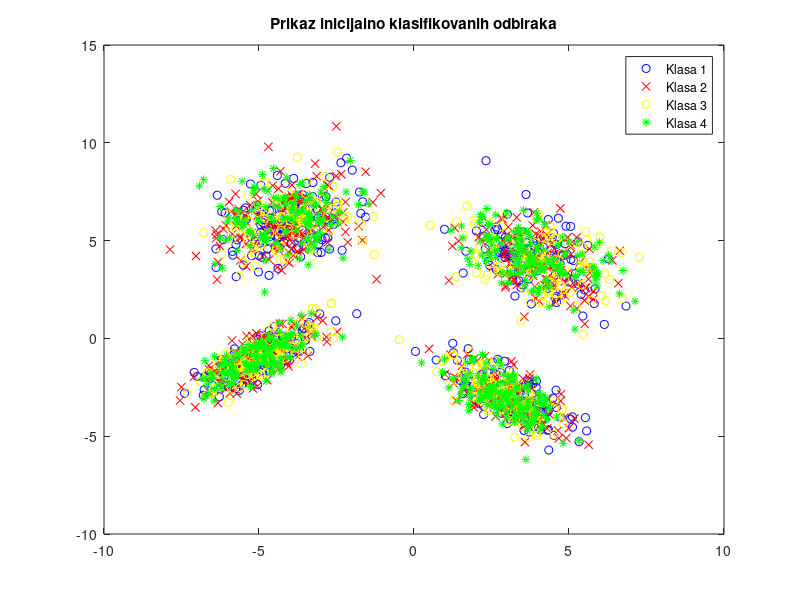

This figure's MATLAB source: (Note: this script raises an error after producing the figure.)
%% Generisanje po 500 odbiraka Gausovki raspodeljenih iz 4 klase

clear all; close all; clc;

M1=[4;4]; S1=[1.5 -0.5; -0.5 1.5];
M2=[-5;-1]; S2=[0.9 0.7; 0.7 0.9];
M3=[-4;6]; S3=[1.5 0.5; 0.5 1.5];
M4=[3;-3]; S4=[1 -0.7; -0.7 1];

[Fi1,L1]=eig(S1); T1=Fi1*L1^0.5;
[Fi2,L2]=eig(S2); T2=Fi2*L2^0.5;
[Fi3,L3]=eig(S3); T3=Fi3*L3^0.5;
[Fi4,L4]=eig(S4); T4=Fi4*L4^0.5;

N=500;

X1=T1*randn(2,N)+M1*ones(1,N);
X2=T2*randn(2,N)+M2*ones(1,N);
X3=T3*randn(2,N)+M3*ones(1,N);
X4=T4*randn(2,N)+M4*ones(1,N);

figure(1);
plot(X1(1,:),X1(2,:),'ro');
axis equal; hold on;
plot(X2(1,:),X2(2,:),'bx'); 
plot(X3(1,:),X3(2,:),'go');
plot(X4(1,:),X4(2,:),'y*'); hold off;
legend('Klasa 1', 'Klasa 2','Klasa 3','Klasa 4');
xlabel('X1');
ylabel('X2');
title('4 dvodimenzionalne klase Gausovski raspodeljene');

%%
Z=[X1 X2 X3 X4];
clear X1 X2 X3 X4
z=rand(4*N,1);
X1=[];
X2=[];
X3=[];
X4=[];
for i=1:4*N
    if z(i)<0.25
        X1=[X1 Z(:,i)];
    elseif z(i)<0.5
        X2=[X2 Z(:,i)];
    elseif z(i)<0.75
        X3=[X3 Z(:,i)];
    else
        X4=[X4 Z(:,i)];
    end
end
plot(X1(1,:),X1(2,:),'bo'); hold on;
plot(X2(1,:),X2(2,:),'rx'); 
plot(X3(1,:),X3(2,:),'yo');
plot(X4(1,:),X4(2,:),'g*'); hold off;
legend('Klasa 1', 'Klasa 2','Klasa 3','Klasa 4');
title('Prikaz inicijalno klasifikovanih odbiraka');
M1=mean(X1,2);
M2=mean(X2,2);
M3=mean(X3,2);
M4=mean(X4,2);
lmax=100; %maksimalan broj iteracija
l=1;
a=0; %ima reklasterizacije

%%
while (l<lmax) && (a==0)
    X11=[]; X21=[]; X31=[]; X41=[];
    a=1;
    for i=1:max(size(X1))
        d1=((X1(:,i)-M1)'*(X1(:,i)-M1))^0.5;
        d2=((X1(:,i)-M2)'*(X1(:,i)-M2))^0.5;
        d3=((X1(:,i)-M3)'*(X1(:,i)-M3))^0.5;
        d4=((X1(:,i)-M4)'*(X1(:,i)-M4))^0.5;
        mind=min([d1,d2,d3,d4]);
        if(mind==d1)
            X11=[X11 X1(:,i)];
        elseif (mind==d2)
            X21=[X21 X1(:,i)];
            a=0;
        elseif (mind==d3)
            X31=[X31 X1(:,i)];
            a=0;
        else
            X41=[X41 X1(:,i)];
            a=0;
        end
    end
    for i=1:max(size(X2))
        d1=((X2(:,i)-M1)'*(X2(:,i)-M1))^0.5;
        d2=((X2(:,i)-M2)'*(X2(:,i)-M2))^0.5;
        d3=((X2(:,i)-M3)'*(X2(:,i)-M3))^0.5;
        d4=((X2(:,i)-M4)'*(X2(:,i)-M4))^0.5;
        mind=min([d1,d2,d3,d4]);
        if(mind==d1)
            X11=[X11 X2(:,i)];
            a=0;
        elseif (mind==d2)
            X21=[X21 X2(:,i)];
        elseif (mind==d3)
            X31=[X31 X2(:,i)];
            a=0;
        else
            X41=[X41 X2(:,i)];
            a=0;
        end
    end
    for i=1:max(size(X3))
        d1=((X3(:,i)-M1)'*(X3(:,i)-M1))^0.5;
        d2=((X3(:,i)-M2)'*(X3(:,i)-M2))^0.5;
        d3=((X3(:,i)-M3)'*(X3(:,i)-M3))^0.5;
        d4=((X3(:,i)-M4)'*(X3(:,i)-M4))^0.5;
        mind=min([d1,d2,d3,d4]);
        if(mind==d1)
            X11=[X11 X3(:,i)];
            a=0;
        elseif (mind==d2)
            X21=[X21 X3(:,i)];
            a=0;
        elseif (mind==d3)
            X31=[X31 X3(:,i)];
        else
            X41=[X41 X3(:,i)];
            a=0;
        end
    end
    for i=1:max(size(X4))
        d1=((X4(:,i)-M1)'*(X4(:,i)-M1))^0.5;
        d2=((X4(:,i)-M2)'*(X4(:,i)-M2))^0.5;
        d3=((X4(:,i)-M3)'*(X4(:,i)-M3))^0.5;
        d4=((X4(:,i)-M4)'*(X4(:,i)-M4))^0.5;
        mind=min([d1,d2,d3,d4]);
        if(mind==d1)
            X11=[X11 X4(:,i)];
            a=0;
        elseif (mind==d2)
            X21=[X21 X4(:,i)];
            a=0;
        elseif (mind==d3)
            X31=[X31 X4(:,i)];
            a=0;
        else
            X41=[X41 X4(:,i)];           
        end
    end    
    X1=X11; X2=X21; X3=X31; X4=X41;
    clear X11 X21 X31 X41;
    M1=mean(X1,2); M2=mean(X2,2);
    M3=mean(X3,2); M4=mean(X4,2);
    l=l+1;    
end
figure(2);
plot(X1(1,:),X1(2,:),'bo'); hold on;
plot(X2(1,:),X2(2,:),'rx'); 
plot(X3(1,:),X3(2,:),'yo');
plot(X4(1,:),X4(2,:),'g*'); hold off;
legend('Klasa 1', 'Klasa 2','Klasa 3','Klasa 4');
title('Prikaz krajnje klasifikovanih odbiraka');

%% u slucaju da ne znamo broj klasa pr. 2

clear X1 X2 X3 X4
z=rand(4*N,1);
X1=[];
X2=[];
for i=1:4*N
    if z(i)<0.5
        X1=[X1 Z(:,i)];
    else
        X2=[X2 Z(:,i)];
    end
end
figure(1);
plot(X1(1,:),X1(2,:),'bo'); hold on;
plot(X2(1,:),X2(2,:),'rx');  hold off;
legend('Klasa 1', 'Klasa 2');
title('Prikaz inicijalno klasifikovanih odbiraka');
M1=mean(X1,2);
M2=mean(X2,2);
lmax=100; %maksimalan broj iteracija
l=1;
a=0; %ima reklasterizacije

%%
while (l<lmax) && (a==0)
    X11=[]; X21=[];
    a=1;
    for i=1:max(size(X1))
        d1=((X1(:,i)-M1)'*(X1(:,i)-M1))^0.5;
        d2=((X1(:,i)-M2)'*(X1(:,i)-M2))^0.5;
        mind=min([d1,d2]);
        if(mind==d1)
            X11=[X11 X1(:,i)];
        else
            X21=[X21 X1(:,i)];
            a=0;
        end
    end
    for i=1:max(size(X2))
        d1=((X2(:,i)-M1)'*(X2(:,i)-M1))^0.5;
        d2=((X2(:,i)-M2)'*(X2(:,i)-M2))^0.5;
        mind=min([d1,d2]);
        if(mind==d1)
            X11=[X11 X2(:,i)];
            a=0;
        else
            X21=[X21 X2(:,i)];        
        end
    end    
    X1=X11; X2=X21;
    clear X11 X21
    M1=mean(X1,2); M2=mean(X2,2);
    l=l+1;
end
figure(3);
plot(X1(1,:),X1(2,:),'bo'); hold on;
plot(X2(1,:),X2(2,:),'rx');  hold off;
legend('Klasa 1', 'Klasa 2');  
title('Prikaz krajnje klasifikovanih odbiraka');

%% pr. 5
clear X1 X2 X3 X4
z=rand(4*N,1);
X1=[];
X2=[];
X3=[];
X4=[];
X5=[];
for i=1:4*N
    if z(i)<1/5
        X1=[X1 Z(:,i)];
    elseif z(i)<2/5
        X2=[X2 Z(:,i)];
    elseif z(i)<3/5
        X3=[X3 Z(:,i)];
    elseif z(i)<4/5
        X4=[X4 Z(:,i)];
    else 
        X5=[X5 Z(:,i)];
    end
end
figure(1);
plot(X1(1,:),X1(2,:),'bo'); hold on;
plot(X2(1,:),X2(2,:),'rx'); 
plot(X3(1,:),X3(2,:),'yo');
plot(X4(1,:),X4(2,:),'g*'); 
plot(X5(1,:),X5(2,:),'ro'); hold off;
legend('Klasa 1', 'Klasa 2','Klasa 3','Klasa 4','Klasa 5');
title('Prikaz inicijalno klasifikovanih odbiraka');
M1=mean(X1,2);
M2=mean(X2,2);
M3=mean(X3,2);
M4=mean(X4,2);
M5=mean(X5,2);
lmax=100; %maksimalan broj iteracija
l=1;
a=0; %ima reklasterizacije

%% 
while (l<lmax) && (a==0)
    X11=[]; X21=[]; X31=[]; X41=[]; X51=[];
    a=1;
    for i=1:max(size(X1))
        d1=((X1(:,i)-M1)'*(X1(:,i)-M1))^0.5;
        d2=((X1(:,i)-M2)'*(X1(:,i)-M2))^0.5;
        d3=((X1(:,i)-M3)'*(X1(:,i)-M3))^0.5;
        d4=((X1(:,i)-M4)'*(X1(:,i)-M4))^0.5;       
        d5=((X1(:,i)-M5)'*(X1(:,i)-M5))^0.5;
        mind=min([d1,d2,d3,d4,d5]);
        if(mind==d1)
            X11=[X11 X1(:,i)];
        elseif (mind==d2)
            X21=[X21 X1(:,i)];
            a=0;
        elseif (mind==d3)
            X31=[X31 X1(:,i)];
            a=0;
        elseif (mind==d4)
            X41=[X41 X1(:,i)];
            a=0;
        else 
            X51=[X51 X1(:,i)];
            a=0;
        end
    end
    for i=1:max(size(X2))
        d1=((X2(:,i)-M1)'*(X2(:,i)-M1))^0.5;
        d2=((X2(:,i)-M2)'*(X2(:,i)-M2))^0.5;
        d3=((X2(:,i)-M3)'*(X2(:,i)-M3))^0.5;
        d4=((X2(:,i)-M4)'*(X2(:,i)-M4))^0.5;
        d5=((X2(:,i)-M5)'*(X2(:,i)-M5))^0.5;
        mind=min([d1,d2,d3,d4,d5]);
        if(mind==d1)
            X11=[X11 X2(:,i)];
            a=0;
        elseif (mind==d2)
            X21=[X21 X2(:,i)];
        elseif (mind==d3)
            X31=[X31 X2(:,i)];
            a=0;
        elseif (mind==d4)
            X41=[X41 X2(:,i)];
            a=0;
        else 
            X51=[X51 X2(:,i)];
            a=0;
        end
    end
    for i=1:max(size(X3))
        d1=((X3(:,i)-M1)'*(X3(:,i)-M1))^0.5;
        d2=((X3(:,i)-M2)'*(X3(:,i)-M2))^0.5;
        d3=((X3(:,i)-M3)'*(X3(:,i)-M3))^0.5;
        d4=((X3(:,i)-M4)'*(X3(:,i)-M4))^0.5;
        d5=((X3(:,i)-M5)'*(X3(:,i)-M5))^0.5;
        mind=min([d1,d2,d3,d4,d5]);
        if(mind==d1)
            X11=[X11 X3(:,i)];
            a=0;
        elseif (mind==d2)
            X21=[X21 X3(:,i)];
            a=0;
        elseif (mind==d3)
            X31=[X31 X3(:,i)];
        elseif (mind==d4)
            X41=[X41 X3(:,i)];
            a=0;
        else
            X51=[X51 X3(:,i)];
            a=0;
        end
    end
    for i=1:max(size(X4))
        d1=((X4(:,i)-M1)'*(X4(:,i)-M1))^0.5;
        d2=((X4(:,i)-M2)'*(X4(:,i)-M2))^0.5;
        d3=((X4(:,i)-M3)'*(X4(:,i)-M3))^0.5;
        d4=((X4(:,i)-M4)'*(X4(:,i)-M4))^0.5;
        d5=((X4(:,i)-M5)'*(X4(:,i)-M5))^0.5;
        mind=min([d1,d2,d3,d4,d5]);
        if(mind==d1)
            X11=[X11 X4(:,i)];
            a=0;
        elseif (mind==d2)
            X21=[X21 X4(:,i)];
            a=0;
        elseif (mind==d3)
            X31=[X31 X4(:,i)];
            a=0;
        elseif (mind==d4)
            X41=[X41 X4(:,i)];  
        else
            X51=[X51 X4(:,i)];
            a=0;
        end
    end    
    for i=1:max(size(X5))
        d1=((X5(:,i)-M1)'*(X5(:,i)-M1))^0.5;
        d2=((X5(:,i)-M2)'*(X5(:,i)-M2))^0.5;
        d3=((X5(:,i)-M3)'*(X5(:,i)-M3))^0.5;
        d4=((X5(:,i)-M4)'*(X5(:,i)-M4))^0.5;
        d5=((X5(:,i)-M5)'*(X5(:,i)-M5))^0.5;
        mind=min([d1,d2,d3,d4,d5]);
        if(mind==d1)
            X11=[X11 X5(:,i)];
            a=0;
        elseif (mind==d2)
            X21=[X21 X5(:,i)];
            a=0;
        elseif (mind==d3)
            X31=[X31 X5(:,i)];
            a=0;
        elseif (mind==d4)
            X41=[X41 X5(:,i)];  
            a=0;
        else
            X51=[X51 X5(:,i)];           
        end
    end    
    X1=X11; X2=X21; X3=X31; X4=X41; X5=X51;
    clear X11 X21 X31 X41 X51;
    M1=mean(X1,2); M2=mean(X2,2);
    M3=mean(X3,2); M4=mean(X4,2);
    M5=mean(X5,2);
    l=l+1;    
end
figure(4);
plot(X1(1,:),X1(2,:),'bo'); hold on;
plot(X2(1,:),X2(2,:),'rx'); 
plot(X3(1,:),X3(2,:),'yo');
plot(X4(1,:),X4(2,:),'g*');
plot(X5(1,:),X5(2,:),'ko');hold off;
legend('Klasa 1', 'Klasa 2','Klasa 3','Klasa 4','Klasa 5');
title('Prikaz krajnje klasifikovanih odbiraka');
    
%% 2. zadatak

clear all; close all; clc;

%PRVA KLASA

N=500;
M1=[6;6];
R1=2;
Tetax=rand(1,N)*2*pi;
Rx=rand(1,N)*R1;
X1=[Rx.*cos(Tetax);Rx.*sin(Tetax)]+M1*ones(1,N);

%DRUGA KLASA

M2=[6;6];
R2=4.5; d=2;
Tetay=rand(1,N)*2*pi;
Ry=rand(1,N)*d+R2;
X2=[Ry.*cos(Tetay);Ry.*sin(Tetay)]+M2*ones(1,N);
figure(5); plot(X1(1,:),X1(2,:),'bo');
hold on;
plot(X2(1,:),X2(2,:),'rv'); hold on;
legend('Klasa 1','Klasa 2');

%%
Z=[X1 X2];
clear X1 X2 
z=rand(2*N,1);
X1=[];
X2=[];
for i=1:2*N
    if z(i)<0.5
        X1=[X1 Z(:,i)];
    else
        X2=[X2 Z(:,i)];
    end
end
figure(6);
plot(X1(1,:),X1(2,:),'bo'); hold on;
plot(X2(1,:),X2(2,:),'rx');  hold off;
legend('Klasa 1', 'Klasa 2');
title('Prikaz inicijalno klasifikovanih odbiraka');

%%
l=1;
lmax=100;
a=0;

while (l<lmax) && (a==0)
   X11=[]; X21=[]; 
   a=1;
   P1=size(X1,2)/(2*N);
   P2=size(X2,2)/(2*N);
   M1=mean(X1,2);
   M2=mean(X2,2);
   S1=cov(X1');
   S2=cov(X2');
   
   for i=1:max(size(X1))
       d1=0.5*(X1(:,i)-M1)'*inv(S1)*(X1(:,i)-M1)+0.5*log(det(S1)/P1);
       d2=0.5*(X1(:,i)-M2)'*inv(S2)*(X1(:,i)-M2)+0.5*log(det(S2)/P2);
       if d1>d2
           X21=[X21 X1(:,i)];
           a=0;
       else
           X11=[X11 X1(:,i)];
       end
   end
   
   for i=1:max(size(X2))
       d1=0.5*(X2(:,i)-M1)'*inv(S1)*(X2(:,i)-M1)+0.5*log(det(S1)/P1);
       d2=0.5*(X2(:,i)-M2)'*inv(S2)*(X2(:,i)-M2)+0.5*log(det(S2)/P2);
       if d1>d2
           X21=[X21 X2(:,i)];
       else
           X11=[X11 X2(:,i)];
           a=0;
       end
   end   
   l=l+1;
   X1=X11; X2=X21;
   clear X11 X21;
   figure(7);
   plot(X1(1,:),X1(2,:),'bo'); hold on;
   plot(X2(1,:),X2(2,:),'rx'); hold off;
   legend('Klasa 1', 'Klasa 2');
   title('Prikaz krajnje klasifikovanih odbiraka');
end

%%
Z=[X1 X2];
clear X1 X2 
z=rand(2*N,1);
X1=[];
X2=[];
X3=[];
for i=1:2*N
    if z(i)<1/3
        X1=[X1 Z(:,i)];
    elseif z(i)<2/3
        X2=[X2 Z(:,i)];
    else
        X3=[X3 Z(:,i)];
    end
end
figure(6);
plot(X1(1,:),X1(2,:),'bo'); hold on;
plot(X2(1,:),X2(2,:),'rx');  
plot(X3(1,:),X3(2,:),'y*'); hold off;
legend('Klasa 1', 'Klasa 2','Klasa 3');
title('Prikaz inicijalno klasifikovanih odbiraka');

%%
l=1;
lmax=100;
a=0;

while (l<lmax) && (a==0)
   X11=[]; X21=[]; X31=[];
   a=1;
   P1=size(X1,2)/(2*N);
   P2=size(X2,2)/(2*N);
   P3=size(X3,2)/(2*N);
   M1=mean(X1,2);
   M2=mean(X2,2);
   M3=mean(X3,2);
   S1=cov(X1');
   S2=cov(X2');
   S3=cov(X3');
   
   for i=1:max(size(X1))
       d1=0.5*(X1(:,i)-M1)'*inv(S1)*(X1(:,i)-M1)+0.5*log(det(S1)/P1);
       d2=0.5*(X1(:,i)-M2)'*inv(S2)*(X1(:,i)-M2)+0.5*log(det(S2)/P2);
       d3=0.5*(X1(:,i)-M3)'*inv(S3)*(X1(:,i)-M3)+0.5*log(det(S3)/P3);
       mind=min([d1,d2,d3]);
       if mind==d2
           X21=[X21 X1(:,i)];
           a=0;
       elseif mind==d1
           X11=[X11 X1(:,i)];
       else
           X31=[X31 X1(:,i)];
           a=0;
       end
   end
   
   for i=1:max(size(X2))
       d1=0.5*(X2(:,i)-M1)'*inv(S1)*(X2(:,i)-M1)+0.5*log(det(S1)/P1);
       d2=0.5*(X2(:,i)-M2)'*inv(S2)*(X2(:,i)-M2)+0.5*log(det(S2)/P2);
       d3=0.5*(X2(:,i)-M3)'*inv(S3)*(X2(:,i)-M3)+0.5*log(det(S3)/P3);
       mind=min([d1,d2,d3]);
       if mind==d2
           X21=[X21 X2(:,i)];           
       elseif mind==d1
           X11=[X11 X2(:,i)];
           a=0;
       else
           X31=[X31 X2(:,i)];
           a=0;
       end
   end 
   for i=1:max(size(X3))
       d1=0.5*(X3(:,i)-M1)'*inv(S1)*(X3(:,i)-M1)+0.5*log(det(S1)/P1);
       d2=0.5*(X3(:,i)-M2)'*inv(S2)*(X3(:,i)-M2)+0.5*log(det(S2)/P2);
       d3=0.5*(X3(:,i)-M3)'*inv(S3)*(X3(:,i)-M3)+0.5*log(det(S3)/P3);
       mind=min([d1,d2,d3]);
       if mind==d2
           X21=[X21 X3(:,i)];
           a=0;
       elseif mind==d1
           X11=[X11 X3(:,i)];
           a=0;
       else
           X31=[X31 X3(:,i)];
       end
   end
   l=l+1;
   X1=X11; X2=X21; X3=X31;
   clear X11 X21 X31;
   figure(7);
   plot(X1(1,:),X1(2,:),'bo'); hold on;
   plot(X2(1,:),X2(2,:),'rx'); 
   plot(X3(1,:),X3(2,:),'y*'); hold off;
   legend('Klasa 1', 'Klasa 2','Klasa 3');
   title('Prikaz krajnje klasifikovanih odbiraka');
end

